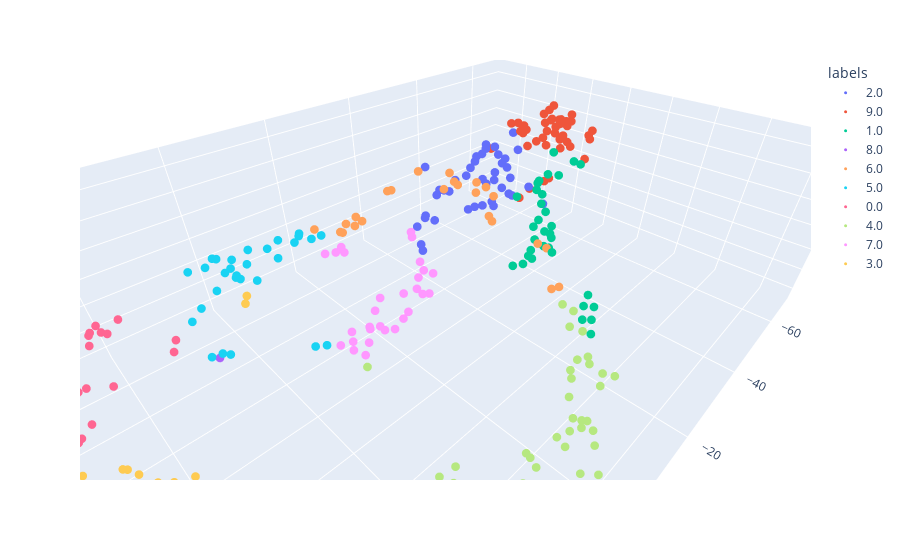

Notebook code cell kept with this figure:
### Code cell
# Cluster the latent space with GMM
from sklearn.mixture import GaussianMixture
gmm = GaussianMixture(n_components=10, random_state=42)
gmm.fit(rbm_latent_space_final)
gmm_predictions = gmm.predict(rbm_latent_space_final).reshape(-1, 1)
print(f"shape of gmm_predictions: {gmm_predictions.shape}")
print(f"shape of latent_space: {rbm_latent_space_final.shape}")
plot_3d(tsne_latent, gmm_predictions, jasper_metadata[['title']])

### Figure 1 — Plotly figure (JSON) as saved in the notebook; plotly's stock layout.template omitted (floating-point values rounded to 4 significant figures)
{"data": [{"customdata": [["human level control through deep reinforcement learning"], ["outracing champion gran turismo drivers with deep reinforcement learning sophy"], ["discovering faster matrix multiplication algorithms with reinforcement learning alphatensor"], ["faster sorting algorithms discovered using deep reinforcement learning alphadev"], ["hybrid computing using a neural network with dynamic external memory"], ["highly accurate protein structure prediction with alphafold"], ["learning complex extended sequences using the principle of history compression"], ["induction of decision trees"], ["feature hashing for large scale multitask learning"], ["on discriminative vs generative classifiers a comparison of logistic regression and naive bayes"], ["neural word embedding as implicit matrix factorization"], ["learning to predict by the methods of temporal differences"], ["learning the long term structure of the blues"], ["the strength of weak learnability"], ["bagging predictors"], ["improved boosting algorithms using confidence rated predictions"], ["random forests"], ["self organized formation of topologically correct feature maps"], ["document clustering based on non negative matrix factorization"], ["learnability and the vapnik chervonenkis dimension"], ["a decision theoretic generalization of on line learning and an application to boosting"], ["hogwild a lock free approach to parallelizing stochastic gradient descent"], ["playing atari with deep reinforcement learning"], ["auto encoding variational bayes"], ["xgboost a scalable tree boosting system"], ["gaussian error linear units gelus"], ["the lottery ticket hypothesis finding sparse trainable neural networks"], ["relational inductive biases deep learning and graph networks"], ["recurrent neural networks for time series forecasting"], ["on the measure of intelligence"], ["an introduction to johnson lindenstrauss transforms"], ["a farewell to the bias variance tradeoff an overview of the theory of overparameterized machine learning"], ["towards understanding grokking an effective theory of representation learning"], ["classifier free diffusion guidance"], ["mastering diverse domains through world models dreamerv3"], ["efficient online reinforcement learning with offline data rlpd"], ["the perceptron a probabilistic model for information storage and organization in the brain"], ["learning from delayed rewards"], ["a local learning algorithm for dynamic feedforward and recurrent networks"], ["indexing by latent semantic analysis"], ["latent dirichlet allocation"]], "hovertemplate": "labels=2.0<br>x=%{x}<br>y=%{y}<br>z=%{z}<br>title=%{customdata[0]}<extra></extra>", "legendgroup": "2.0", "marker": {"color": "#636efa", "size": 3, "symbol": "circle"}, "mode": "markers", "name": "2.0", "scene": "scene", "showlegend": true, "type": "scatter3d", "x": [-44.56, -45.63, -23.24, -24.35, -38.12, -35.13, -14.18, -40.68, -33.31, -40.68, -29.38, -41.46, -8.502, -28.18, -38.9, -34.11, -39.64, -39.13, -30.15, -28.98, -49.05, -39.42, -17.24, -28.87, -40.91, -39.39, -40.43, -16.46, -16.13, -23.71, -37.9, -33.5, -40.76, -42.53, -20.19, -55.18, -38.48, -46.44, -38.41, -28.79, -30.58], "y": [-20.65, -21.54, -19.41, -20.45, -11.57, -21.6, 1.952, -17.93, -8.703, -11.99, -17.91, -13.0, -2.906, -10.96, -12.93, -8.789, -13.46, -17.11, -20.37, -9.82, -14.5, 0.445, -14.32, -7.552, -16.91, -8.773, -4.399, -12.95, 1.178, -16.81, -20.67, -4.403, -10.96, -10.27, -18.72, -20.94, -18.18, -19.44, -9.837, -21.34, -22.25], "z": [0.2684, 0.7474, -9.631, -9.908, 3.3, -5.094, 11.93, -5.461, -5.324, -5.681, -4.704, -0.1678, 12.32, -6.135, -3.44, -6.716, -1.971, 1.54, -5.571, -5.364, 0.4482, -4.732, -11.7, -4.141, -6.4, -1.694, -2.741, -12.29, 12.23, -9.402, -4.559, -1.929, -0.3338, -7.687, -10.35, 1.373, 0.8241, 0.5346, 2.785, -6.627, -6.266]}, {"customdata": [["magnetic control of tokamak plasmas through deep reinforcement learning"], ["nearest neighbor pattern classification"], ["no free lunch theorems for optimization"], ["random search for hyper parameter optimization"], ["bootstrap methods another look at the jackknife"], ["recurrent networks and narma modeling"], ["multilayer feedforward networks with a nonpolynomial activation function can approximate any function"], ["hybrid monte carlo"], ["multilayer feedforward networks are universal approximators"], ["gaussian process optimization in the bandit setting no regret and experimental design"], ["identifying and attacking the saddle point problem in high dimensional non convex optimization"], ["adam a method for stochastic optimization"], ["deep learning and the information bottleneck principle"], ["deep unsupervised learning using nonequilibrium thermodynamics"], ["optimizing neural networks with kronecker factored approximate curvature"], ["dropout as a bayesian approximation representing model uncertainty in deep learning"], ["hyperband a novel bandit based approach to hyperparameter optimization"], ["on the properties of the softmax function with application in game theory and reinforcement learning"], ["stochastic gradient descent as approximate bayesian inference"], ["proximal policy optimization algorithms"], ["a multi horizon quantile recurrent forecaster"], ["umap uniform manifold approximation and projection for dimension reduction"], ["on the covariance hessian relation in evolution strategies"], ["neural tangent kernel convergence and generalization in neural networks"], ["reconciling modern machine learning practice and the classical bias variance trade off"], ["the generalization error of random features regression precise asymptotics and double descent curve"], ["implicit neural representations with periodic activation functions"], ["denoising diffusion probabilistic models"], ["the neural tangent kernel in high dimensions triple descent and a multi scale theory of generalization"], ["bayesian workflow"], ["forecasting cpi inflation components with hierarchical recurrent neural networks"], ["learning in high dimension always amounts to extrapolation"], ["a stochastic approximation method"], ["multivariate adaptive regression splines"], ["regression shrinkage and selection via the lasso"], ["a new approach to linear filtering and prediction problems"], ["computational power of neural networks a characterization in terms of kolmogorov complexity"], ["nonlinear principal component analysis using autoassociative neural networks"], ["stochastic neighbor embedding"], ["visualizing data using t sne"], ["locality preserving hashing"]], "hovertemplate": "labels=9.0<br>x=%{x}<br>y=%{y}<br>z=%{z}<br>title=%{customdata[0]}<extra></extra>", "legendgroup": "9.0", "marker": {"color": "#EF553B", "size": 3, "symbol": "circle"}, "mode": "markers", "name": "9.0", "scene": "scene", "showlegend": true, "type": "scatter3d", "x": [-47.39, -67.01, -64.18, -51.27, -65.24, -48.64, -50.09, -61.56, -49.38, -56.4, -59.98, -55.81, -51.72, -47.08, -65.77, -52.09, -60.54, -54.35, -62.87, -56.13, -43.87, -61.53, -62.07, -59.72, -61.1, -58.62, -52.17, -43.71, -48.5, -60.91, -51.22, -56.36, -63.37, -65.02, -60.88, -57.27, -48.52, -66.68, -46.86, -48.43, -62.69], "y": [-21.35, -13.05, -18.52, -13.45, -16.59, -4.047, -2.236, -24.39, -0.9118, -11.69, -2.781, -12.43, -4.493, -8.736, -11.33, -5.41, -15.44, -13.22, -12.52, -19.49, 0.09166, -22.56, -14.6, -1.909, -10.61, -1.605, -3.279, -8.983, 3.495, -26.12, -3.858, -9.595, -16.51, -16.75, -22.0, -12.47, -4.633, -15.18, -4.784, -4.649, -22.43], "z": [-0.7176, 2.087, 4.549, 1.063, 6.862, 10.27, 5.411, 1.446, 4.948, 0.3158, 4.147, 2.15, 5.833, -6.954, 3.994, 4.608, 3.891, 1.438, 4.902, 1.865, 6.404, -0.8128, 4.717, 5.562, 4.806, 3.935, 10.7, -8.245, 3.657, 1.045, 9.341, 3.86, 6.22, 3.162, 1.493, 3.411, 8.535, 2.142, -3.651, -3.39, -0.1601]}, {"customdata": [["learning representations by back propagating errors"], ["a signal flow graph approach to on line gradient calculation"], ["approximation capabilities of multilayer feedforward networks"], ["dropout a simple way to prevent neural networks from overfitting"], ["efficient backprop"], ["3d gaussian splatting for real time radiance field rendering"], ["smote synthetic minority over sampling technique"], ["maxout networks"], ["batch normalization accelerating deep network training by reducing internal covariate shift"], ["highway networks"], ["you only look once unified real time object detection"], ["a neural algorithm of artistic style"], ["identity mappings in deep residual networks"], ["categorical reparameterization with gumbel softmax"], ["understanding deep learning requires rethinking generalization"], ["arbitrary style transfer in real time with adaptive instance normalization"], ["gans trained by a two time scale update rule converge to a local nash equilibrium"], ["smash one shot model architecture search through hypernetworks"], ["squeeze and excitation networks"], ["deep image prior"], ["understanding the disharmony between dropout and batch normalization by variance shift"], ["occupancy networks learning 3d reconstruction in function space"], ["deep double descent where bigger models and more data hurt"], ["fourier features let networks learn high frequency functions in low dimensional domains"], ["grokking generalization beyond overfitting on small algorithmic datasets"], ["diffusiondet diffusion model for object detection"], ["drag your gan interactive point based manipulation on the generative image manifold"], ["neuralangelo high fidelity neural surface reconstruction"], ["reducing the dimensionality of data with neural networks"], ["bias plus variance decomposition for zero one loss functions"], ["understanding the difficulty of training deep feedforward neural networks"], ["deep sparse rectifier neural networks"], ["generalization in a linear perceptron in the presence of noise"]], "hovertemplate": "labels=1.0<br>x=%{x}<br>y=%{y}<br>z=%{z}<br>title=%{customdata[0]}<extra></extra>", "legendgroup": "1.0", "marker": {"color": "#00cc96", "size": 3, "symbol": "circle"}, "mode": "markers", "name": "1.0", "scene": "scene", "showlegend": true, "type": "scatter3d", "x": [-38.22, -42.11, -40.65, -14.74, -45.25, -29.84, -35.06, -15.79, -9.13, -26.49, -1.592, -25.21, -8.712, -35.73, -10.72, -26.92, -36.55, -12.12, -6.552, -6.694, -46.61, -26.71, -33.9, -13.7, -37.31, -32.44, -25.13, -27.87, -44.04, -37.35, -26.37, -27.47, -36.32], "y": [1.544, -0.2324, 2.576, 17.29, 2.93, 5.109, 2.664, 17.79, 30.32, 11.12, 32.6, 6.739, 28.99, 1.268, 28.35, 7.543, 3.188, 20.7, 31.53, 31.82, 3.805, 9.949, -2.51, 15.86, 1.353, 4.017, 4.394, 5.988, -4.563, 1.395, 11.3, 10.92, 0.5331], "z": [2.862, 5.928, 2.178, 5.97, 3.94, -10.03, -6.035, 2.724, 1.67, -2.11, 5.356, -10.4, 1.302, 2.163, 1.796, -9.556, -4.495, 4.875, 1.645, -0.8434, 3.133, -5.467, -2.094, 6.653, -1.385, -9.101, -11.97, -10.09, -3.102, -3.582, -0.3652, -3.501, -0.3149]}, {"customdata": [["mathematical discoveries from program search with large language models funsearch"], ["chain of thought prompting elicits reasoning in large language models"], ["competition level code generation with alphacode"], ["solving quantitative reasoning problems with language models"], ["react synergizing reasoning and acting in language models"], ["large language models encode clinical knowledge"], ["audioldm text to audio generation with latent diffusion models"], ["grounding large language models in interactive environments with online rl glam"], ["llama open and efficient foundation language models"], ["reward design with language models"], ["generative agents interactive simulacra of human behavior"], ["tree of thoughts deliberate problem solving with large language models"], ["voyager an open ended embodied agent with large language models"], ["direct preference optimization your language model is secretly a reward model"], ["metagpt meta programming for multi agent collaborative framework"], ["retroformer retrospective large language agents with policy gradient optimization"], ["code llama open foundation models for code"], ["rlaif scaling reinforcement learning from human feedback with ai feedback"], ["large language models as optimizers"], ["eureka human level reward design via coding large language models"]], "hovertemplate": "labels=8.0<br>x=%{x}<br>y=%{y}<br>z=%{z}<br>title=%{customdata[0]}<extra></extra>", "legendgroup": "8.0", "marker": {"color": "#ab63fa", "size": 3, "symbol": "circle"}, "mode": "markers", "name": "8.0", "scene": "scene", "showlegend": true, "type": "scatter3d", "x": [47.02, 49.67, 49.12, 47.02, 49.46, 49.78, 29.23, 45.92, 48.09, 42.97, 46.49, 48.2, 46.87, 41.83, 49.35, 41.26, 49.99, 43.69, 44.3, 45.23], "y": [-37.0, -32.86, -34.73, -26.92, -36.95, -24.16, -8.776, -29.64, -22.16, -29.09, -35.54, -28.13, -34.71, -36.96, -36.83, -29.61, -30.91, -35.1, -36.35, -34.56], "z": [-0.4141, -2.092, -3.426, 0.9809, -0.1871, 0.7669, -8.732, 0.5263, -0.4255, 1.961, -5.183, 0.3296, -2.875, 0.5147, -2.195, 2.32, -1.967, -0.3364, 0.9105, -1.144]}, {"customdata": [["deep neural networks for acoustic modeling in speech recognition the shared views of four research groups"], ["bidirectional recurrent neural networks"], ["acoustic modeling using deep belief networks"], ["long short term memory"], ["bidirectional recurrent neural networks"], ["learning task dependent distributed representations by backpropagation through structure"], ["on line learning algorithms for locally recurrent neural networks"], ["gradientbased learning applied to document recognition"], ["offline handwriting recognition with multidimensional recurrent neural networks"], ["sequential deep learning for human action recognition"], ["constructing deterministic finite state automata in recurrent neural networks"], ["learning precise timing with lstm recurrent networks"], ["a training algorithm for optimal margin classifier"], ["kalman filters improve lstm network performance in problems unsolvable by traditional recurrent nets"], ["generating sequences with recurrent neural networks"], ["neural turing machines"], ["learning phrase representations using rnn encoder decoder for statistical machine translation"], ["simplified minimal gated unit variations for recurrent neural networks"], ["gate variants of gated recurrent unit gru neural networks"], ["predictive business process monitoring with lstm neural networks"], ["independently recurrent neural network indrnn building a longer and deeper rnn"], ["dino detr with improved denoising anchor boxes for end to end object detection"], ["stabilizing transformer training by preventing attention entropy collapse"], ["siamese neural networks for one shot image recognition"]], "hovertemplate": "labels=6.0<br>x=%{x}<br>y=%{y}<br>z=%{z}<br>title=%{customdata[0]}<extra></extra>", "legendgroup": "6.0", "marker": {"color": "#FFA15A", "size": 3, "symbol": "circle"}, "mode": "markers", "name": "6.0", "scene": "scene", "showlegend": true, "type": "scatter3d", "x": [6.391, -8.518, 7.21, 0.2264, -8.065, 4.648, -12.11, 8.499, 10.7, -3.398, -11.7, -0.9789, -12.52, -12.87, -6.056, -10.21, 11.34, -6.663, -5.987, -6.918, -9.463, -14.17, 7.595, -4.929], "y": [-5.242, 3.714, -5.862, -2.138, 4.914, -3.339, 8.884, 0.374, 0.4504, 26.65, 5.579, -2.708, 17.78, 6.591, 3.901, 1.02, -6.29, 12.65, 13.83, -2.879, 7.488, 18.4, -0.4927, 26.82], "z": [6.729, 11.92, 5.347, 11.3, 11.92, 7.288, 9.952, 9.564, 9.409, 5.933, 11.35, 10.83, 4.948, 10.47, 11.54, 11.99, 7.366, 10.03, 9.916, 12.06, 11.02, 3.647, 10.33, 5.547]}, {"customdata": [["context dependent pre trained deep neural networks for large vocabulary speech recognition"], ["lstm recurrent networks learn simple context free and context sensitive languages"], ["photo real talking head with deep bidirectional lstm"], ["visual prompt tuning"], ["an application of recurrent neural networks to discriminative keyword spotting"], ["unconstrained online handwriting recognition with recurrent neural networks"], ["framewise phoneme classification with bidirectional lstm and other neural network architectures"], ["speech recognition with deep recurrent neural networks"], ["constructing long short term memory based deep recurrent neural networks for large vocabulary speech recognition"], ["neural machine translation by jointly learning to align and translate"], ["on the properties of neural machine translation encoder decoder approaches"], ["sequence to sequence learning with neural networks"], ["vqa visual question answering"], ["end to end attention based large vocabulary speech recognition"], ["neural machine translation of rare words with subword units"], ["exploring the limits of language modeling"], ["google s neural machine translation system bridging the gap between human and machine translation"], ["a structured self attentive sentence embedding"], ["zero memory optimizations toward training trillion parameter models"], ["intrinsic dimensionality explains the effectiveness of language model fine tuning"], ["bc z zero shot task generalization with robotic imitation learning"], ["gpt neox 20b an open source autoregressive language model"], ["mulan a joint embedding of music audio and natural language"], ["audiolm a language modeling approach to audio generation"], ["audiogen textually guided audio generation"], ["detectgpt zero shot machine generated text detection using probability curvature"], ["the impact of positional encoding on length generalization in transformers"], ["simple and controllable music generation musicgen"], ["recurrent neural network based language model"]], "hovertemplate": "labels=5.0<br>x=%{x}<br>y=%{y}<br>z=%{z}<br>title=%{customdata[0]}<extra></extra>", "legendgroup": "5.0", "marker": {"color": "#19d3f3", "size": 3, "symbol": "circle"}, "mode": "markers", "name": "5.0", "scene": "scene", "showlegend": true, "type": "scatter3d", "x": [23.68, 25.69, 20.38, 28.18, 15.29, 13.9, 24.14, 16.54, 25.83, 13.37, 18.64, 20.65, 13.93, 24.38, 31.84, 28.31, 30.25, 22.12, 25.76, 23.72, 21.41, 22.91, 28.8, 30.59, 11.9, 21.72, 18.63, 28.22, 14.43], "y": [-12.68, -1.98, -0.4957, -14.09, -0.2248, 0.06434, -1.588, -2.874, -0.3652, -7.411, -3.28, -2.59, -8.278, 1.115, -4.768, -2.716, -4.786, -12.86, -14.05, -16.56, -15.53, -17.44, -8.14, -7.093, -7.951, -15.85, -15.06, -6.444, -5.517], "z": [2.313, 10.78, 9.202, 3.995, 10.09, 10.16, 9.535, 8.874, 8.703, 7.018, 9.994, 9.843, -16.39, 8.477, 2.574, 6.875, 3.891, 0.947, 3.61, 3.06, -1.186, 2.17, -7.667, -6.412, -17.24, 0.5711, 3.015, -7.083, 7.871]}, {"customdata": [["wavlm large scale self supervised pre training for full stack speech processing"], ["multilingual language processing from bytes"], ["robust speech recognition via large scale weak supervision whisper"], ["universal language model fine tuning for text classification"], ["deep contextualized word representations"], ["bert pre training of deep bidirectional transformers for language understanding"], ["language models are few shot learners"], ["lora low rank adaptation of large language models"], ["finetuned language models are zero shot learners"], ["bigssl exploring the frontier of large scale semi supervised learning for asr"], ["speecht5 unified modal encoder decoder pre training for spoken language processing"], ["multitask prompted training enables zero shot task generalization"], ["lambda language models for dialog applications"], ["mslam massively multilingual joint pre training for speech and text"], ["training language models to follow human instructions with human feedback"], ["training compute optimal large language models"], ["do as i can not as i say grounding language in robotic affordances"], ["palm scaling language modeling with pathways"], ["maestro matched speech text representations through modality matching"], ["beyond the imitation game quantifying and extrapolating the capabilities of language models"], ["bloom a 176b parameter open access multilingual language model"], ["neural codec language models are zero shot text to speech synthesizers vall e"], ["toolformer language models can teach themselves to use tools"], ["google usm scaling automatic speech recognition beyond 100 languages"], ["visual chatgpt talking drawing and editing with visual foundation models"], ["sparks of artificial general intelligence early experiments with gpt 4"], ["bloomberggpt a large language model for finance"], ["hugginggpt solving ai tasks with chatgpt and its friends in huggingface"], ["instruction tuning with gpt 4"], ["visual instruction tuning"], ["palm 2 technical report"], ["lima less is more for alignment"], ["scaling speech technology to 1000 languages mms"], ["qlora efficient finetuning of quantized llms"], ["audiopalm a large language model that can speak and listen"], ["voicebox text guided multilingual universal speech generation at scale"], ["toolllm facilitating large language models to master 16000 real world apis"], ["efficient streaming language models with attention sinks"], ["improving language understanding by generative pre training"]], "hovertemplate": "labels=0.0<br>x=%{x}<br>y=%{y}<br>z=%{z}<br>title=%{customdata[0]}<extra></extra>", "legendgroup": "0.0", "marker": {"color": "#FF6692", "size": 3, "symbol": "circle"}, "mode": "markers", "name": "0.0", "scene": "scene", "showlegend": true, "type": "scatter3d", "x": [40.66, 48.41, 42.4, 41.05, 42.9, 41.32, 50.42, 43.37, 44.93, 38.99, 46.16, 46.01, 49.13, 47.41, 45.28, 44.4, 52.47, 47.04, 35.33, 48.04, 51.42, 34.48, 51.87, 45.93, 47.53, 47.11, 48.33, 49.33, 46.75, 47.78, 42.05, 50.57, 45.12, 41.69, 48.71, 42.74, 51.93, 51.07, 45.48], "y": [-6.827, 2.944, -5.906, -13.26, -2.284, -3.034, -4.102, -11.06, -14.73, -7.226, 2.751, -6.198, -21.47, 4.558, -17.25, -12.87, -18.29, -6.735, -3.658, -19.43, -23.29, -4.467, -15.7, -3.928, 8.269, -18.02, -7.976, -16.94, -10.31, 5.714, -10.66, -7.641, -5.084, -11.74, -1.958, -2.165, -9.289, -16.57, -3.216], "z": [4.816, 1.199, 6.263, 2.312, 7.409, 7.916, 7.251, 6.383, 4.015, 5.838, 1.473, 6.421, 1.487, 1.976, 3.997, 5.088, 4.58, 3.389, 0.2912, 3.428, 0.5857, 1.267, 3.25, 1.001, 5.015, 4.443, 4.577, 6.028, 5.2, 4.092, 3.392, 5.182, 0.07442, 7.856, 0.1884, 0.8594, 5.209, 1.613, 6.062]}, {"customdata": [["learning hierarchical features for scene labeling"], ["3d convolutional neural networks for human action recognition"], ["learning and transferring mid level image representations using convolutional neural networks"], ["deepface closing the gap to human level performance in face verification"], ["large scale video classification with convolutional neural networks"], ["imagenet classification with deep convolutional neural networks"], ["swin unetr swin transformers for semantic segmentation of brain tumors in mri images"], ["decaf a deep convolutional activation feature for generic visual recognition"], ["rich feature hierarchies for accurate object detection and semantic segmentation"], ["visualizing and understanding convolutional networks"], ["network in network"], ["overfeat integrated recognition localization and detection using convolutional networks"], ["cnn features off the shelf an astounding baseline for recognition"], ["return of the devil in the details delving deep into convolutional nets"], ["two stream convolutional networks for action recognition in videos"], ["spatial pyramid pooling in deep convolutional networks for visual recognition"], ["very deep convolutional networks for large scale image recognition"], ["going deeper with convolutions"], ["fully convolutional networks for semantic segmentation"], ["understanding deep image representations by inverting them"], ["deep neural networks are easily fooled high confidence predictions for unrecognizable images"], ["semantic image segmentation with deep convolutional nets and fully connected crfs"], ["image super resolution using deep convolutional networks"], ["fast r cnn"], ["faster r cnn towards real time object detection with region proposal networks"], ["spatial transformer network"], ["rethinking the inception architecture for computer vision"], ["deep residual learning for image recognition"], ["inception v4 inception resnet and the impact of residual connections on learning"], ["feature pyramid networks for object detection"], ["mask r cnn"], ["mobilenets efficient convolutional neural networks for mobile vision applications"], ["mobilenetv2 inverted residuals and linear bottlenecks"], ["efficientnet rethinking model scaling for convolutional neural networks"], ["taming transformers for high resolution image synthesis"], ["cmt convolutional neural networks meet vision transformers"], ["a convnet for the 2020s"], ["scaling up your kernels to 31 31 revisiting large kernel design in cnns"], ["better plain vit baselines for imagenet 1k"], ["scalable diffusion models with transformers dit"], ["adding conditional control to text to image diffusion models controlnet"], ["synthetic data from diffusion models improves imagenet classification"], ["inceptionism going deeper into neural networks"]], "hovertemplate": "labels=4.0<br>x=%{x}<br>y=%{y}<br>z=%{z}<br>title=%{customdata[0]}<extra></extra>", "legendgroup": "4.0", "marker": {"color": "#B6E880", "size": 3, "symbol": "circle"}, "mode": "markers", "name": "4.0", "scene": "scene", "showlegend": true, "type": "scatter3d", "x": [19.63, 17.01, 10.78, 20.91, 30.61, 8.18, 22.37, 19.96, 9.833, 10.82, -4.702, 17.01, 13.59, 10.2, 16.47, 8.784, 7.995, 1.829, 8.947, -2.816, -2.719, -0.6652, 4.267, 2.476, 2.782, 20.58, 29.78, 6.56, 8.817, 0.009406, 18.25, 13.59, 15.95, 5.509, 21.53, 32.72, 31.79, 7.094, 28.91, 22.79, -1.456, 7.616, -3.268], "y": [40.62, 38.52, 41.85, 37.33, 35.15, 39.71, 31.78, 39.33, 40.8, 39.52, 29.65, 40.26, 39.69, 39.37, 38.73, 41.26, 41.56, 38.14, 43.14, 32.47, 30.53, 37.08, 40.34, 36.51, 36.28, 32.41, 36.51, 36.62, 37.85, 33.7, 39.89, 38.01, 38.05, 38.43, 33.07, 33.15, 34.01, 38.04, 33.66, 34.84, 32.45, -2.349, 28.68], "z": [-7.089, 3.124, -3.486, -6.186, 2.98, -0.02348, -2.403, -6.31, 3.607, -1.002, 3.164, -3.098, 3.479, 0.9551, 2.05, 1.496, -1.567, 0.4604, -4.298, -2.52, 2.193, -0.08593, 5.666, 3.427, 4.658, -1.816, 3.967, 4.223, 4.038, 5.166, -3.957, -3.428, -3.792, -2.302, -3.033, 1.91, 0.3358, -0.8531, -1.903, -4.443, -3.527, -21.82, 4.567]}, {"customdata": [["face recognition using eigenfaces"], ["tensorf tensorial radiance fields"], ["distributed representations of words and phrases and their compositionality"], ["deep speech 2 end to end speech recognition in english and mandarin"], ["neural discrete representation learning"], ["tracking emerges by colorizing videos"], ["representation learning with contrastive predictive coding"], ["generating diverse high fidelity images with vq vae 2"], ["learning to walk in minutes using massively parallel deep reinforcement learning anymal"], ["high resolution image synthesis with latent diffusion models"], ["learning robust perceptive locomotion for quadrupedal robots in the wild"], ["block nerf scalable large scene neural view synthesis"], ["add 2022 the first audio deep synthesis detection challenge"], ["hierarchical text conditional image generation with clip latents dall e 2"], ["multi concept customization of text to image diffusion custom diffusion"], ["dreambooth fine tuning text to image diffusion models for subject driven generation"], ["dreamfusion text to 3d using 2d diffusion"], ["on distillation of guided diffusion models"], ["musiclm generating music from text"], ["imagic text based real image editing with diffusion models"], ["high fidelity neural audio compression encodec"], ["instructpix2pix learning to follow image editing instructions"], ["magic3d high resolution text to 3d content creation"], ["structure and content guided video synthesis with diffusion models gen 1"], ["scaling up gans for text to image synthesis gigagan"], ["segment anything in medical images"], ["align your latents high resolution video synthesis with latent diffusion models"], ["sdxl improving latent diffusion models for high resolution image synthesis"], ["mvdream multi view diffusion for 3d generation"]], "hovertemplate": "labels=7.0<br>x=%{x}<br>y=%{y}<br>z=%{z}<br>title=%{customdata[0]}<extra></extra>", "legendgroup": "7.0", "marker": {"color": "#FF97FF", "size": 3, "symbol": "circle"}, "mode": "markers", "name": "7.0", "scene": "scene", "showlegend": true, "type": "scatter3d", "x": [-14.34, -9.087, 5.897, 6.132, -11.83, -0.797, -14.21, -6.8, -18.06, -10.0, -17.22, -10.13, 5.449, 9.511, 3.269, 7.214, 0.4226, -5.197, 6.68, 6.52, -13.52, 7.432, 2.527, 4.677, 0.9817, -5.472, 6.271, 0.08733, -1.152], "y": [-7.662, -5.193, -10.38, -8.004, -9.415, -8.09, -11.45, -7.177, -18.45, -7.935, -17.19, -4.378, -8.39, -7.349, -6.65, -6.691, -5.816, -6.917, -12.67, -4.16, -9.618, -6.526, -7.642, -5.327, -7.63, -6.709, -8.209, -7.722, -4.681], "z": [-14.48, -15.61, -1.192, 1.077, -15.16, -13.6, -13.35, -20.04, -10.75, -16.3, -11.11, -15.62, -0.4743, -18.5, -17.47, -18.65, -19.57, -20.72, -2.194, -20.84, -14.29, -20.6, -19.11, -19.68, -15.43, -14.34, -17.8, -19.99, -19.58]}, {"customdata": [["long term recurrent convolutional networks for visual recognition and description"], ["show and tell a neural image caption generator"], ["deep visual semantic alignments for generating image descriptions"], ["show attend and tell neural image caption generation with visual attention"], ["attention is all you need"], ["an image is worth 16x16 words transformers for image recognition at scale"], ["learning transferable visual models from natural language supervision"], ["efficient training of audio transformers with patchout passt"], ["patches are all you need convmixer"], ["maxvit multi axis vision transformer"], ["photorealistic text to image diffusion models with deep language understanding imagen"], ["git a generative image to text transformer for vision and language"], ["make a video text to video generation without text video data"], ["laion 5b an open large scale dataset for training next generation image text models"], ["muse text to image generation via masked generative transformers"], ["scaling vision transformers to 22 billion parameters"], ["dinov2 learning robust visual features without supervision"], ["vision transformers need registers"], ["qwen vl a versatile vision language model for understanding localization and generation"], ["florence 2 advancing a unified representation for a variety of vision tasks"], ["videopoet a large language model for zero shot video generation"]], "hovertemplate": "labels=3.0<br>x=%{x}<br>y=%{y}<br>z=%{z}<br>title=%{customdata[0]}<extra></extra>", "legendgroup": "3.0", "marker": {"color": "#FECB52", "size": 3, "symbol": "circle"}, "mode": "markers", "name": "3.0", "scene": "scene", "showlegend": true, "type": "scatter3d", "x": [35.13, 39.75, 37.99, 39.58, 27.05, 43.42, 42.65, 27.84, 32.85, 30.98, 40.81, 49.93, 40.39, 44.69, 45.32, 45.54, 42.67, 40.86, 49.13, 43.72, 48.76], "y": [24.95, 20.44, 22.2, 22.9, 3.793, 25.18, 18.93, 4.974, 31.97, 32.05, 15.7, 10.54, 18.08, 13.54, 11.13, 13.4, 18.12, 25.09, 9.24, 16.21, 7.814], "z": [0.8097, 1.409, 1.162, 1.44, 8.986, 1.607, 2.833, 8.925, 0.7028, -1.034, 0.268, 1.028, 0.9901, 2.496, 1.374, 4.106, 4.113, 1.53, 2.964, 3.091, 0.4366]}], "layout": {"legend": {"title": {"text": "labels"}, "tracegroupgap": 0}, "margin": {"t": 60}, "scene": {"aspectmode": "data", "camera": {"center": {"x": 0, "y": 0, "z": 0}, "eye": {"x": 0.7, "y": 0.7, "z": 0.7}}, "domain": {"x": [0, 1], "y": [0, 1]}, "xaxis": {"title": {"text": "1"}}, "yaxis": {"title": {"text": "2"}}, "zaxis": {"title": {"text": "3"}}}}}
